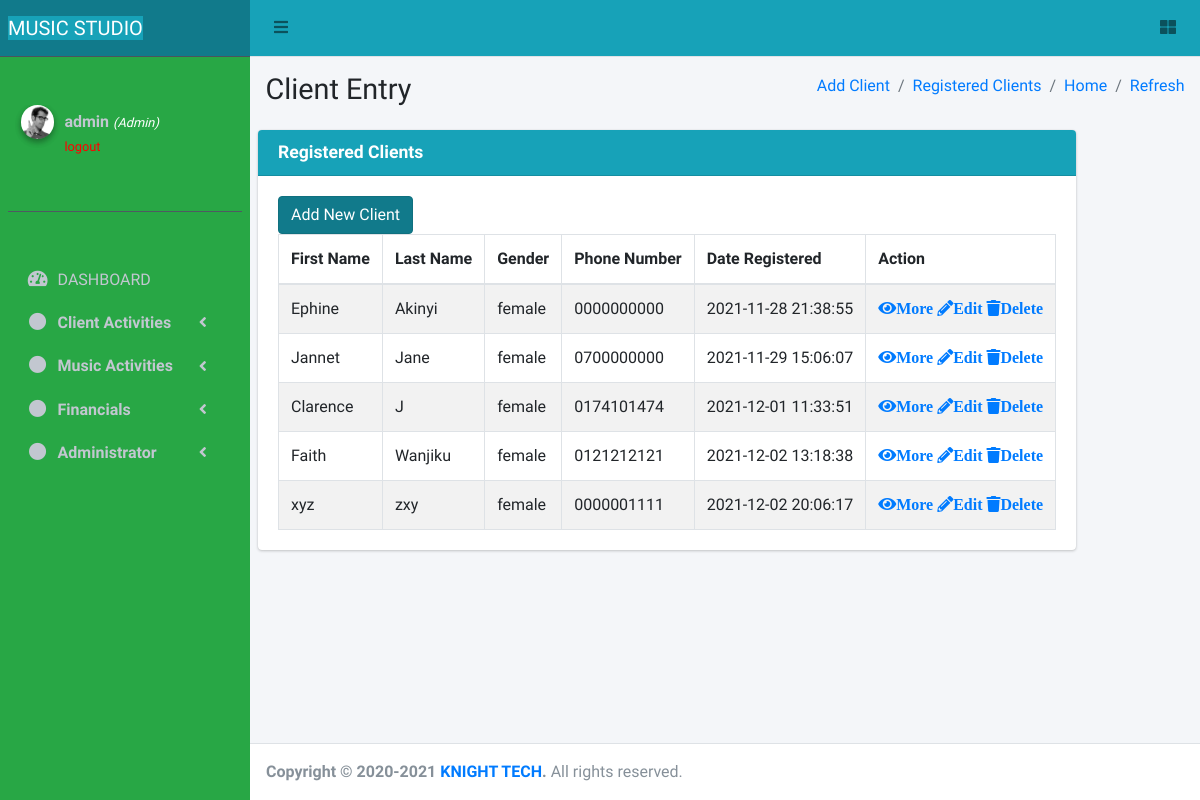
Page /client.php (signed in) on the committed database.
### tables this page shows
CREATE TABLE `nav_tabs` (
  `nav_id` int(10) NOT NULL,
  `nav1` varchar(225) DEFAULT NULL,
  `nav2` varchar(225) DEFAULT NULL,
  `nav3` varchar(225) DEFAULT NULL,
  `nav4` varchar(225) DEFAULT NULL,
  `nav5` varchar(225) DEFAULT NULL,
  `nav6` varchar(225) DEFAULT NULL,
  `nav7` varchar(225) DEFAULT NULL,
  `nav8` varchar(225) DEFAULT NULL,
  `nav9` varchar(225) DEFAULT NULL,
  `nav10` varchar(225) DEFAULT NULL,
  `nav11` varchar(225) DEFAULT NULL,
  `nav12` varchar(225) DEFAULT NULL
);

CREATE TABLE `clients` (
  `client_id` int(10) NOT NULL,
  `fname` varchar(225) NOT NULL,
  `lname` varchar(225) NOT NULL,
  `gender` varchar(225) NOT NULL,
  `phone` varchar(225) NOT NULL,
  `date_reg` datetime NOT NULL DEFAULT current_timestamp() ON UPDATE current_timestamp()
);

### client.php (the view, shortened to what this page needs)
<?php
include('userfunctions.php');
 include('header.php');
?>
  <div class="content-wrapper">
    <section class="content-header">
      <div class="container-fluid">
        <div class="row mb-2">
          <div class="col-sm-6">
            <h1>Client Entry</h1>
          </div>
          <div class="col-sm-6">
            <ol class="breadcrumb float-sm-right">
            <li class="breadcrumb-item"><a href="clientReg.php">Add Client</a></li>
            <li class="breadcrumb-item"><a href="client.php">Registered Clients</a></li>
              <li class="breadcrumb-item"><a href="index.php">Home</a></li>
              <li class="breadcrumb-item active"><a href="client.php">Refresh</a></li>
            </ol>
          </div>
        </div>
      </div>
    </section>
    <section class="content">
      <div class="container-fluid">
        <div class="row">
            <div class="card card-info">
              <div class="card-header">
                <h3 class="card-title"><strong>Registered Clients</strong></h3>
              </div>
               <div class="col-md-30">
              <div class="card-body">
                <?php  include('connect.php');?>
            <?php $results = mysqli_query($conn, "SELECT * FROM clients "); ?>
                <table id="example1" class="table table-bordered table-striped" >
                  <a href="clientReg.php" class="btn btn-info  active  " role="button" aria-pressed="true">Add New Client</a>
                  <thead>
                  <tr>
                    <th>First Name</th>
                    <th>Last Name</th>
                    <th>Gender</th>
                    <th>Phone Number</th>
                    <th>Date Registered</th>
                    <th>Action</th>
                  </tr>
                  </thead>
                  <tbody>
                   <?php while ($row = mysqli_fetch_array($results)) { ?>
                    <tr>
            <td><?php echo $row['fname']; ?></td>
            <td><?php echo $row['lname']; ?></td>
            <td><?php echo $row['gender']; ?></td>
            <td><?php echo $row['phone']; ?></td>
            <td><?php echo $row['date_reg']; ?></td>
             <td>
<a href="profile.php?profile=<?php echo $row['client_id']; ?>" class="view_btn"><i class="fas fa-eye">More</i></a>
<a href="clientReg.php?edit=<?php echo $row['client_id']; ?>"    class="edit_btn" ><i class="fas fa-pencil-alt">Edit</i></a>
<a href="clientRegfunctions.php?del=<?php echo $row['client_id']; ?>" class="del_btn"><i class="fas fa-trash">Delete</i></a>
      </td>
                     </tr>
                     <?php } ?>
                  </tbody>
                </table>
              </div>
            </div>
          </div>
        </div>
      </div>
    </section>
  </div>
  <?php
 include('footer.php');
 ?>

### header.php (shortened to what this page needs)
<?php
include ('connect.php');
?>
<!DOCTYPE html>
<html>
<head>
  <link rel="stylesheet" href=" plugins/fontawesome-free/css/all.min.css">
  <link rel="stylesheet" href="https://code.ionicframework.com/ionicons/2.0.1/css/ionicons.min.css">
  <link rel="stylesheet" href=" dist/css/adminlte.min.css">
</head>
<body class="hold-transition sidebar-mini">
<div class="wrapper">
  <nav class="main-header navbar navbar-expand bg-info navbar-light">
    <ul class="navbar-nav">
      <li class="nav-item">
        <a class="nav-link" data-widget="pushmenu" href="#" role="button"><i class="fas fa-bars"></i></a>
      </li>
    </ul>
    <ul class="navbar-nav ml-auto">
      <li class="nav-item">
        <a class="nav-link" data-widget="control-sidebar" data-slide="true" href="#" role="button">
          <i class="fas fa-th-large"></i>
        </a>
      </li>
    </ul>
  </nav>
<?php
$row = mysqli_query($conn, "select * from nav_tabs  ");
 while ($tab = mysqli_fetch_array($row)) {
?>
  <aside class="main-sidebar sidebar-dark-primary bg-success elevation-7">
    <a href="index.php" class="brand-link bg-info" >
      <span class="brand-text font-weight-light bg-info">   <?php echo $tab['nav1'] ;?>
</span>
    </a>
    <div class="sidebar">
      <div class="user-panel mt-5 pb-5 mb-5 d-flex">
        <div class="image">
          <img src="dist/img/user2-160x160.jpg" class="img-circle elevation-2" alt="User Image">
        </div>
        <div class="info">
          <a href="#" class="d-block"> <div>
                <?php  if (isset($_SESSION['user'])) : ?>
                    <strong><?php echo $_SESSION['user']['uname']; ?></strong>
                    <small>
                        <i  style="color: #ffffff;">(<?php echo ucfirst($_SESSION['user']['utype']); ?>)</i>
                        <br>
                        <a href="index.php?logout='1'" style="color: red;">logout</a>
                    </small>
                <?php endif ?>
            </div>
          </a>
        </div>
      </div>
      <nav class="mt-2">
        <ul class="nav nav-pills nav-sidebar flex-column" data-widget="treeview" role="menu" data-accordion="false">
          <li class="nav-item ">
            <a href="index.php" class="nav-link ">
              <i class="nav-icon fas fa-tachometer-alt"></i>
              <p>
              <?php echo $tab['nav2'] ;?>
              </p>
            </a>
          </li>
            <li class="nav-item has-treeview">
            <a href="#" class="nav-link">
              <i class="nav-icon fas fa-circle"></i>
              <p><b>
              <?php echo $tab['nav5'] ;?>
              </b>
                <i class="fas fa-angle-left right"></i>
              </p>
            </a>
          </li>
              <li class="nav-item has-treeview">
            <a href="#" class="nav-link">
              <i class="nav-icon fas fa-circle"></i>
              <p><b>
              <?php echo $tab['nav9'] ;?>
              </b>
                <i class="fas fa-angle-left right"></i>
              </p>
            </a>
            </li>
        <li class="nav-item has-treeview">
            <a href="#" class="nav-link">
              <i class="nav-icon fas fa-circle"></i>
              <p><b>
              <?php echo $tab['nav11'] ;?>
              </b>
                <i class="fas fa-angle-left right"></i>
              </p>
            </a>
            </li>
 <li class="nav-item has-treeview">
            <a href="#" class="nav-link">
              <i class="nav-icon fas fa-circle"></i>
              <p><b>
              <?php echo $tab['nav3'] ;?>
              </b>
                <i class="fas fa-angle-left right"></i>
              </p>
            </a>
            </li>
            </ul>
      </nav>
    </div>
  </aside>
  <?php } ?>

### rows in the picture
nav_tabs: nav1 "MUSIC STUDIO", nav2 "DASHBOARD", nav5 "Client Activities", nav9 "Music Activities", nav11 "Financials", nav3 "Administrator"
clients: fname "Ephine", lname "Akinyi", gender "female", phone "0000000000", date_reg "2021-11-28 21:38:55"
clients: fname "Jannet", lname "Jane", gender "female", phone "0700000000", date_reg "2021-11-29 15:06:07"
clients: fname "Clarence", lname "J", gender "female", phone "0174101474", date_reg "2021-12-01 11:33:51"
clients: fname "Faith", lname "Wanjiku", gender "female", phone "0121212121", date_reg "2021-12-02 13:18:38"
clients: fname "xyz", lname "zxy", gender "female", phone "0000001111", date_reg "2021-12-02 20:06:17"

### other values in the picture
$fromYear "2020"
$thisYear "2021"
